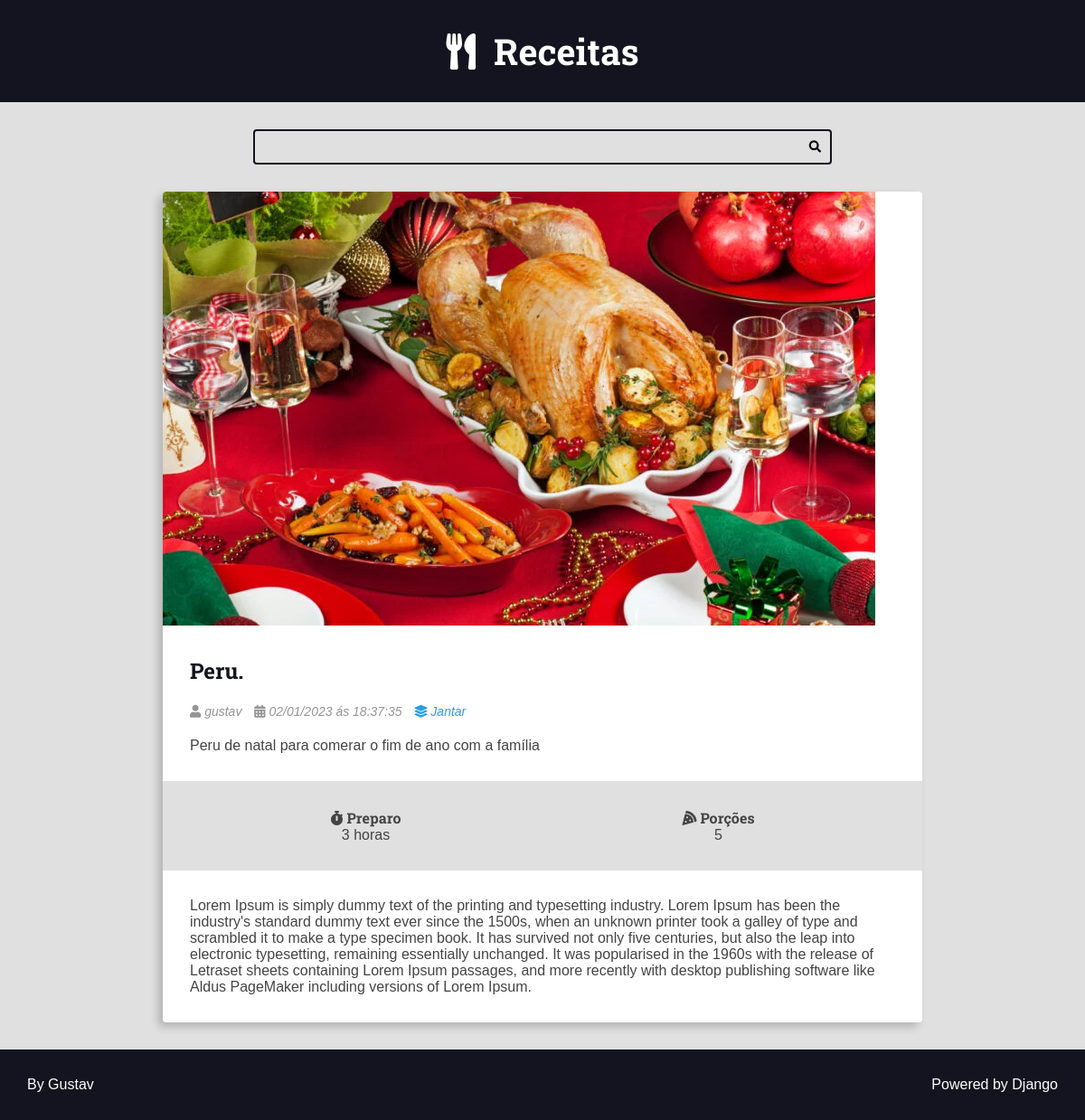
Page /recipes/1/ on the committed database.
### recipes/models.py (models this page shows, shortened)
class Recipe(models.Model):
    title = models.CharField(max_length=65)
    description = models.CharField(max_length=165)
    slug = models.SlugField(unique=True)
    preparation_time = models.IntegerField()
    preparation_time_unit = models.CharField(max_length=65)
    servings = models.IntegerField()
    servings_unit = models.CharField(max_length=65)
    preparation_steps = models.TextField()
    preparation_steps_is_html = models.BooleanField(default=False)
    created_at = models.DateTimeField(auto_now_add=True)
    updated_at = models.DateTimeField(auto_now=True)
    is_published = models.BooleanField(default=False)
    cover = models.ImageField(
        upload_to='recipes/covers/%Y/%m/%d/',  blank=True,  default=''
        )
    category = models.ForeignKey(
        Category, on_delete=models.SET_NULL, null=True, default=None
        )
    author = models.ForeignKey(User, on_delete=models.SET_NULL, null=True)

class Category(models.Model):
    name = models.CharField(max_length=60)

### recipes/views.py (the view)
# urls.py: path('recipes/<int:id>/', views.recipe, name='recipe'),
def recipe(request: HttpRequest, id: int) -> HttpResponse:
    recipe: Recipe = get_object_or_404(Recipe, id=id, is_published=True)
    return render(request, 'recipes/pages/recipe-view.html', context={
            'recipe': recipe,
            'is_detail_page': True
            })

### recipes/templates/recipes/pages/recipe-view.html (shortened to what this page needs)
{% extends 'global/base.html'%}
{% block 'content'%}
    <div class="main-content main-content-detail container">
        {% include 'recipes/partials/recipe.html'%}
    </div>
{% endblock%}

### recipes/templates/recipes/partials/recipe.html (shortened to what this page needs)
<div class="recipe recipe-list-item">
    <div class="recipe-cover">
        {% if recipe.cover%}
            <a href="{% url  'recipes:recipe' recipe.id %}">
            <img src="{{recipe.cover.url}}" alt="Temporário">
            </a>
        {% endif %}
    </div>
    <div class="recipe-title-container">
        <h2 class="recipe-title">
            <a href="{% url  'recipes:recipe' recipe.id %}">
                {{recipe.title}}.
            </a>
        </h2>
    </div>
    <div class="recipe-author">
        {%if recipe.author is not None%}
            <span class="recipe-author-item">
                <i class="fas fa-user"></i>
                {% if recipe.first_name%}
                    {{recipe.author.first_name}} {{recipe.author.last_name}}
                {% else%}
                    {{recipe.author.username}}
                {% endif %}
            </span>
        {% endif %}
        <span class="recipe-author-item">
            <i class="fas fa-calendar-alt"></i>
            {{recipe.created_at|date:"d/m/Y"}} ás {{recipe.created_at|date:"H:i:s"}}
        </span>
        {% if recipe.category is not None%}
            <span class="recipe-author-item">
                <a href="{% url 'recipes:category' recipe.category.id %}">
                    <i class="fas fa-layer-group"></i>
                    <span>{{recipe.category.name}}</span>
                </a>
            </span>
        {% endif %}
    </div>
    <div class="recipe-content">
        <p>{{recipe.description}}</p>
    </div>
    <div class="recipe-meta-container">
        <div class="recipe-meta recipe-preparation">
            <h3 class="recipe-meta-title"><i class="fas fa-stopwatch"></i> Preparo</h3>
            <div class="recipe-meta-text">
                {{recipe.preparation_time}} {{recipe.preparation_time_unit}}
            </div>
        </div>
        <div class="recipe-meta recipe-servings">
            <h3 class="recipe-meta-title"><i class="fas fa-pizza-slice"></i> Porções</h3>
            <div class="recipe-meta-text">
                {{recipe.servings}} {{recipes.servings_unit}}
            </div>
        </div>
    </div>
    {% if is_detail_page is True %}
        <div class="preparation-steps">
            {{ recipe.preparation_steps|linebreaksbr }}
        </div>
    {% endif %}
</div>

### base_static/global/css/style.css (style rules this page uses)
:root { --color-primary: #269fe6; --color-primary-hover: #2086c2; --color-primary-dark: #13141f; --color-primary-dark-hover: #212336; --color-primary-light: #d4ecfa; --color-primary-light-hover: #bdd8e7; --color-white: #fff; --color-black: #000; --color-dark-text: #444; --color-info-light: #cce5ff; --color-debug-light: #cce5ff; --color-success-light: #d4edda; --color-alert-light: #fff3cd; --color-warning-light: #fff3cd; --color-error-light: #f8d7da; --color-info-dark: #4d86c4; --color-debug-dark: #4d86c4; --color-success-dark: #4a9c5d; --color-alert-dark: #927f40; --color-warning-dark: #927f40; --color-error-dark: #da525d; --color-gray-0: #f9f9f9; --color-gray-1: #e0e0e0; --color-gray-2: #c7c7c7; --color-gray-3: #aeaeae; --color-gray-4: #959595; --color-gray-5: #7d7d7d; --color-gray-6: #646464; --color-gray-7: #4b4b4b; --color-gray-8: #323232; --color-gray-9: #191919; --font-primary: sans-serif; --font-headings: 'Roboto Slab', serif; --spacing-gutter-medium: 3rem; --spacing-gutter-large: 4rem; }
* { padding: 0; margin: 0; box-sizing: border-box; }
html { font-size: 62.5%; }
body { font-size: 1.6rem; font-family: var(--font-primary); background: var(--color-gray-1); color: var(--color-dark-text); }
h1, h2, h3, h4, h5, h6 { font-family: var(--font-headings); }
img { max-width: 100%; }
a { color: var(--color-primary); text-decoration: none; }
.container { max-width: 144rem; margin: 0 auto; padding: var(--spacing-gutter-medium); }
.main-content { padding-top: 0; }
.recipe { background: var(--color-white); box-shadow: -5px 5px 10px rgba(0, 0, 0, 0.2); transform: scale(1); transition: all 300ms ease-in-out; border-radius: 0.4rem; overflow: hidden; }
.recipe img { max-width: 100%; }
.recipe-list-item { max-width: 64rem; height: fit-content; }
.recipe-title-container { padding: var(--spacing-gutter-medium); padding-bottom: 2rem; }
.recipe-title-container a { text-decoration: none; color: var(--color-primary-dark); }
.recipe-author { padding: 0 var(--spacing-gutter-medium); }
.recipe-content { padding: var(--spacing-gutter-medium); padding-top: 2rem; }
.recipe-author-item { color: var(--color-gray-4); margin-right: 1rem; font-style: italic; font-size: 1.4rem; }
.recipe-author a { color: var(--color-primary); transition: all 300ms ease-in-out; text-decoration: none; }
.recipe-meta-container { display: flex; flex-flow: row wrap; padding: var(--spacing-gutter-medium); background: var(--color-gray-1); }
.recipe-meta { display: flex; flex-flow: column nowrap; flex-shrink: 1; flex-grow: 1; text-align: center; }
.recipe-meta-title { font-size: 1.6rem; }
.preparation-steps { padding: var(--spacing-gutter-medium); }
.main-content-detail .recipe-list-item { max-width: 84rem; margin: 0 auto; }

### rows in the picture
Recipe: cover (picture), title "Peru", author.username "gustav", created_at "02/01/2023", created_at "18:37:35", category.name "Jantar", description "Peru de natal para comerar o fim de ano com a família", preparation_time "3", preparation_time_unit "horas", servings "5", preparation_steps "Lorem Ipsum is simply dummy text of the printing and typesetting industry. Lorem Ipsum has been the industry's standard dummy text ever since the 1500s, when an unknown printer took a galley of type and scrambled it to make a type specimen book. It has survived not only five centuries, but also the leap into electronic typesetting, remaining essentially unchanged. It was popularised in the 1960s with the release of Letraset sheets containing Lorem Ipsum passages, and more recently with desktop publishing software like Aldus PageMaker including versions of Lorem Ipsum."
